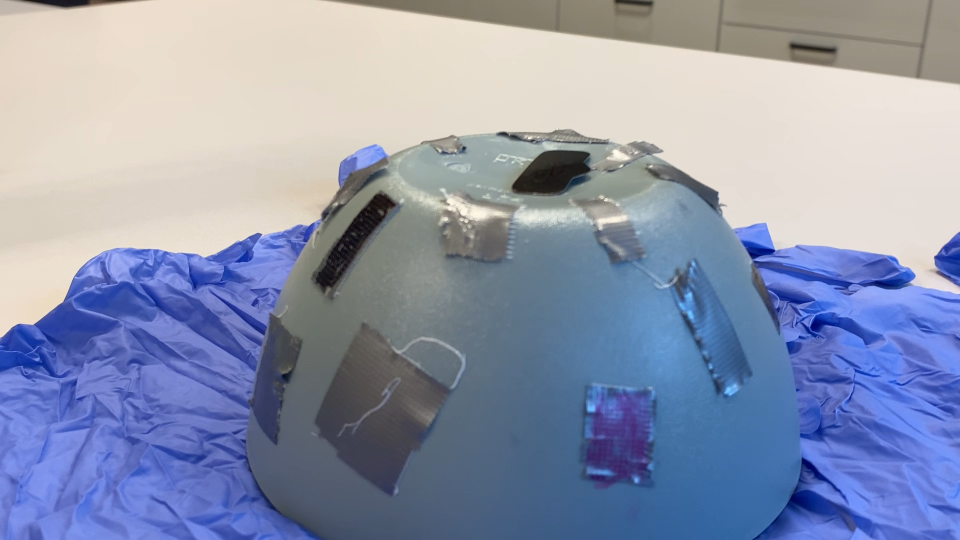
#> input picture Main_Classes/Data/multipleview/image_000.jpg, 1920 x 1080 px (shown at 1/2 size)
$ python -i Coralheadmodeling.py   (imports and definitions only)
#> lines starting #> are read from the running program, lines starting #| are printed output that depends on the picture
#> further down, picture is the input picture: shape (1080, 1920, 3); mean B, G, R 174.3, 149.7, 141.2
import cv2
import numpy as np
import os
import time
from collections import defaultdict
from sklearn.cluster import DBSCAN
from sklearn.preprocessing import StandardScaler
import matplotlib.pyplot as plt
from tqdm import tqdm
from sklearn.decomposition import PCA
from scipy.spatial.distance import pdist
from sklearn.neighbors import NearestNeighbors


class CameraParameters:
    """Manages camera parameters and operations"""

    # [20 lines left out: functions __init__, get_projection_matrix, not called in this run]

class ImageManager:
    """Manages loading and preprocessing of images"""

    # [36 lines left out: functions __init__, get_image, resize_image, not called in this run]


class FeatureProcessor:
    """Extracts and matches features between images"""
    def __init__(self, detector_type='SIFT', match_ratio=0.6,
                 feature_count=10000, multi_scale=True):
        self.match_ratio = match_ratio
        self.feature_count = feature_count
        self.multi_scale = multi_scale

        # Create detector with enhanced parameters
        if detector_type == 'SIFT':
            self.detector = cv2.SIFT_create(
            nfeatures=8000,
            contrastThreshold=0.02,
            edgeThreshold=20              # Slightly adjusted sigma
            )
        elif detector_type == 'ORB':
            self.detector = cv2.ORB_create(
                nfeatures=feature_count,
                scaleFactor=1.1,         # Finer scale pyramid
                nlevels=12,               # More pyramid levels
                edgeThreshold=15,         # Adjusted edge threshold
                firstLevel=0,
                WTA_K=2,
                scoreType=cv2.ORB_HARRIS_SCORE
            )
        else:
            raise ValueError(f"Unsupported detector: {detector_type}")
        # Matcher with cross-checking
        self.matcher = cv2.BFMatcher()

    def extract_features(self, image):
        """Enhanced feature extraction with quality focus"""
        if image is None:
            return None, None
        gray = cv2.cvtColor(image, cv2.COLOR_BGR2GRAY)
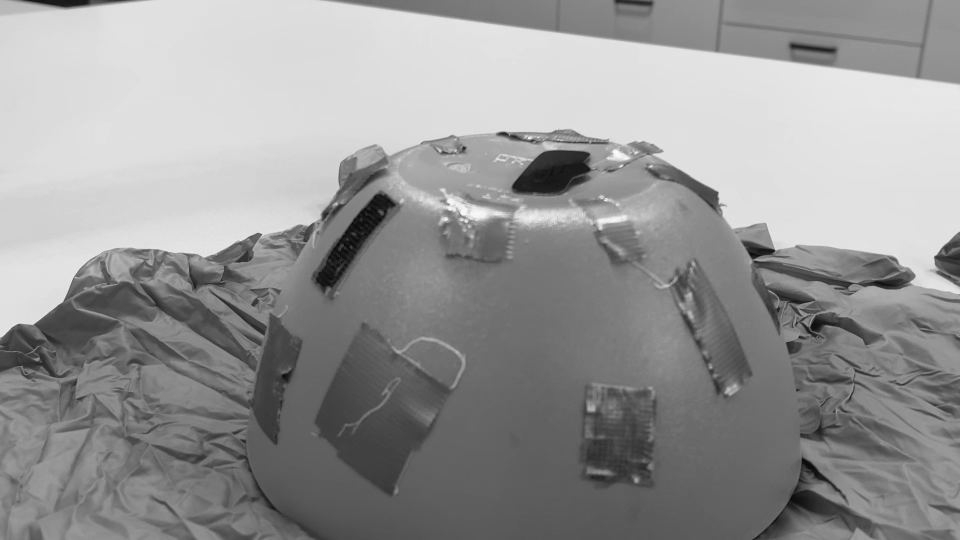
#> gray: shape (1080, 1920) (shown at 1/2 size); min 0, max 253, mean 150
        clahe = cv2.createCLAHE(clipLimit=2.0, tileGridSize=(8,8))  # CLAHE for better contrast in textureless regions
        gray = clahe.apply(gray)
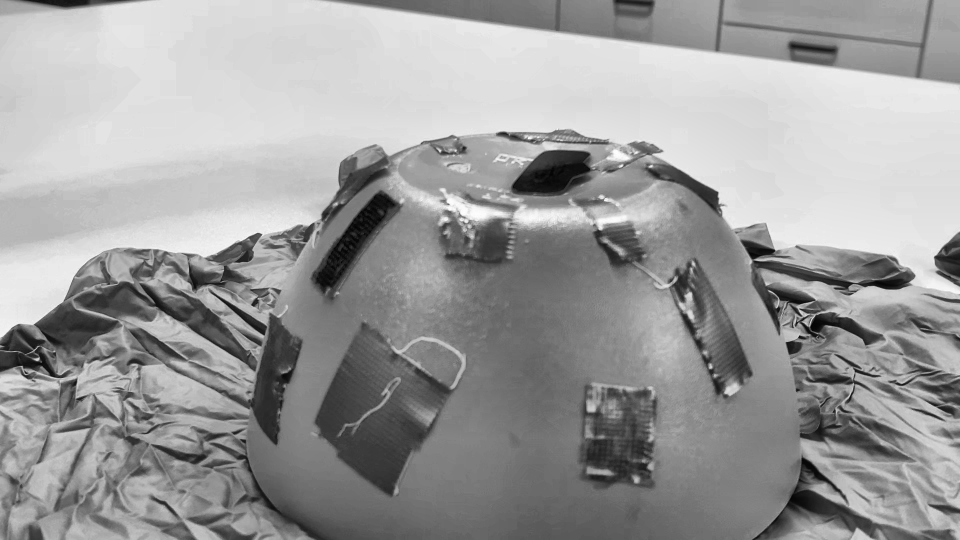
#> gray: shape (1080, 1920) (shown at 1/2 size); min 0, max 254, mean 156.2
        if str(type(self.detector)).find('SIFT') > -1:
            self.detector = cv2.SIFT_create(
                nfeatures=4000,           # n features
                contrastThreshold=0.03,
                edgeThreshold=15
            )
        keypoints, descriptors = self.detector.detectAndCompute(gray, None)
#> keypoints = 4000 keypoints; strongest (x, y, size): (75, 719, 5.5), (1114, 346, 74.4), (1600, 674, 4.8), (1585, 694, 17.9)
        print(f"Extracted {len(keypoints)} features")
#| Extracted 4000 features
        return keypoints, descriptors

    # [13 lines left out: function match_features, not called in this run]


class MotionEstimator:
    """Estimates camera motion between image pairs"""
    # [61 lines left out: functions __init__, estimate_relative_pose, estimate_pose_pnp, not called in this run]

class Triangulator:
    """Handles 3D point triangulation"""

    def __init__(self, max_reprojection_error=4.0):
        self.max_reprojection_error = max_reprojection_error

    # [56 lines left out: functions triangulate_points, filter_triangulated_points, compute_reprojection_error, not called in this run]

class PointCloudProcessor:
    """Processes and filters point clouds"""

    # [85 lines left out: functions __init__, calculate_dimensions, detect_diseased_area, save_ply, not called in this run]

class ReconstructionTracker:
    """Tracks feature matches across multiple images"""

    # [59 lines left out: functions __init__, add_match, not called in this run]

    def find_track(self, image_idx, feature_idx):
        """Find track using dictionary lookup - O(1) instead of O(n)"""
        return self.feature_to_track.get((image_idx, feature_idx))


    # [23 lines left out: function add_point, not called in this run]


class MVS:
    """Main class for multi-view 3D reconstruction"""

    # [563 lines left out: functions __init__, capture_images, extract_all_features, match_image_pairs, initialize_reconstruction, add_next_image and 6 more, not called in this run]


# [8 lines not run here, left out]

>>> import cv2
>>> picture = cv2.imread('Data/multipleview/image_000.jpg')
>>> result = FeatureProcessor().extract_features(picture)
